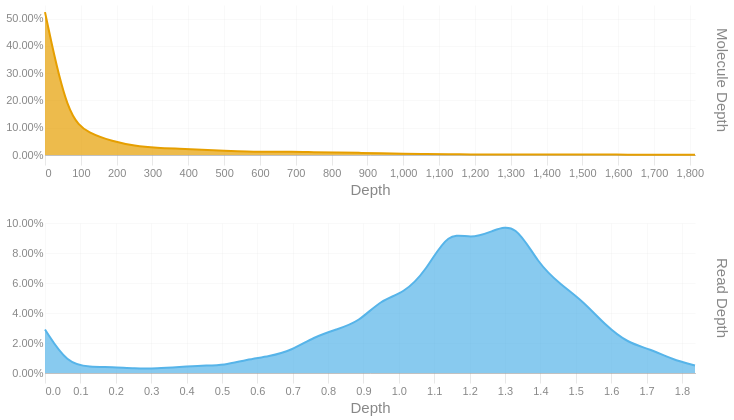

Notebook code for this chart:
### Code cell
readdep = depth_hist(tb['Read Depth'], q99, 3)
readdep = readdep.with_columns(pl.lit('Read Depth').alias('Metric'))
if not SKIPLR:
    moldep = depth_hist(tb['Molecule Depth'], mol_q99, 1)
    moldep = moldep.with_columns(pl.lit('Molecule Depth').alias('Metric'))
    _hist = pl.concat([readdep, moldep])
    _hist = _hist.filter(pl.col('Proportion') != 0)
    with SafeRender(_hist):
        (
            alt.Chart(_hist)        
            .mark_area(interpolate = "basis")
            .encode(
                x=alt.X('Bin:Q').scale(domainMin=0).axis(alt.Axis(title='Depth')),
                y = alt.Y('Proportion:Q', title = None).axis(format = '.2%'),
                color = alt.Color('Metric:N').legend(None),
                row = alt.Row("Metric:N").header(title = None, labelOrient = 'right'),
                tooltip = [
                    alt.Tooltip("Metric:N", title = "Metric"),
                    alt.Tooltip('Interval:N', title = "Depth Interval"),
                    alt.Tooltip('Proportion:Q', title = "% Alignments").format('.2%')
                ]
            )
            .resolve_scale(x='independent', y='independent')
            .properties(
                height = 150, width = 650,
                usermeta={'embedOptions': {'downloadFileName': f'{samplename}.depth.hist'}}
            )
        ).display()
else:
    readdep = readdep.filter(pl.col('Proportion') != 0)
    with SafeRender(readdep):
        (
            alt.Chart(readdep)        
            .mark_area(interpolate = "basis")
            .encode(
                x=alt.X('Bin:Q').scale(domainMin=0).axis(alt.Axis(title='Depth')),
                y = alt.Y('Proportion:Q', title = None).axis(format = '.2%'),
                tooltip = [
                    alt.Tooltip('Interval:N', title = "Depth Interval"),
                    alt.Tooltip('Proportion:Q', title = "% Alignments").format('.2%')
                ]
            )
            .properties(
                usermeta={'embedOptions': {'downloadFileName': f'{samplename}.depth.hist'}}
            )
        ).display()

### Figure 1 — Vega-Lite specification as saved in the notebook (floating-point values rounded to 4 significant figures)
{"width": 650, "height": 150, "config": {"title": {"anchor": "start", "dy": -15, "fontSize": 18, "color": "#888888", "subtitleColor": "#888888", "subtitleFontSize": 14}, "arc": {"fill": "#0072B2"}, "axis": {"domainColor": "#888888", "domainWidth": 0.5, "gridWidth": 0.2, "grid": false, "titleFontWeight": 400, "titleFontSize": 15, "labelFontSize": 11, "labelColor": "#888888", "tickColor": "#888888", "tickWidth": 0.2, "titleColor": "#888888"}, "axisBand": {"grid": false}, "axisX": {"grid": true, "tickSize": 10, "domainCap": "round"}, "axisY": {"domain": false, "grid": true, "tickSize": 0, "domainCap": "round"}, "background": "transparent", "header": {"labelFontSize": 15, "labelColor": "#888888", "titleFontSize": 15, "titleFontWeight": 600, "titleColor": "#888888"}, "legend": {"labelFont": "sans-serif", "labelFontSize": 12, "labelColor": "#888888", "symbolSize": 100, "symbolType": "circle", "titleFontSize": 12, "titlePadding": 10, "titleColor": "#888888", "title": null}, "range": {"category": ["#E69F00", "#56B4E9", "#009E73", "#F0E442", "#0072B2", "#D55E00", "#CC79A7", "#000000"], "diverging": ["#cfe8f3", "#a2d4ec", "#73bfe2", "#46abdb", "#1696d2", "#12719e"]}, "area": {"fill": "#0072B2", "fillOpacity": 0.7, "line": true, "strokeOpacity": 0.7}, "line": {"color": "#0072B2", "stroke": "#0072B2", "strokeWidth": 2}, "trail": {"color": "#0072B2", "stroke": "#0072B2", "strokeWidth": 0, "size": 1}, "point": {"filled": true, "fillOpacity": 1.0, "size": 95}, "text": {"color": "#888888", "fontSize": 11, "align": "right", "fontWeight": 400, "size": 11}, "bar": {"fill": "#0072B2", "stroke": null}, "view": {"stroke": null, "continuousWidth": 660, "continuousHeight": 400}}, "data": {"name": "data-5e650a7ca3378998ffef3e34d2494cb7"}, "mark": {"type": "area", "interpolate": "basis"}, "encoding": {"color": {"field": "Metric", "legend": null, "type": "nominal"}, "row": {"field": "Metric", "header": {"title": null, "labelOrient": "right"}, "type": "nominal"}, "tooltip": [{"field": "Metric", "title": "Metric", "type": "nominal"}, {"field": "Interval", "title": "Depth Interval", "type": "nominal"}, {"field": "Proportion", "format": ".2%", "title": "% Alignments", "type": "quantitative"}], "x": {"axis": {"title": "Depth"}, "field": "Bin", "scale": {"domainMin": 0}, "type": "quantitative"}, "y": {"axis": {"format": ".2%"}, "field": "Proportion", "title": null, "type": "quantitative"}}, "resolve": {"scale": {"x": "independent", "y": "independent"}}, "usermeta": {"embedOptions": {"downloadFileName": "S1_Tusket_007.depth.hist"}}, "$schema": "https://vega.github.io/schema/vega-lite/v6.1.0.json", "datasets": {"data-5e650a7ca3378998ffef3e34d2494cb7": [{"Bin": 0.0, "Interval": "0.0-0.063", "Proportion": 0.029, "Metric": "Read Depth"}, {"Bin": 0.063, "Interval": "0.063-0.127", "Proportion": 0.006, "Metric": "Read Depth"}, {"Bin": 0.127, "Interval": "0.127-0.19", "Proportion": 0.004, "Metric": "Read Depth"}, {"Bin": 0.19, "Interval": "0.19-0.253", "Proportion": 0.004, "Metric": "Read Depth"}, {"Bin": 0.253, "Interval": "0.253-0.317", "Proportion": 0.003, "Metric": "Read Depth"}, {"Bin": 0.317, "Interval": "0.317-0.38", "Proportion": 0.003, "Metric": "Read Depth"}, {"Bin": 0.38, "Interval": "0.38-0.443", "Proportion": 0.004, "Metric": "Read Depth"}, {"Bin": 0.443, "Interval": "0.443-0.507", "Proportion": 0.005, "Metric": "Read Depth"}, {"Bin": 0.507, "Interval": "0.507-0.57", "Proportion": 0.005, "Metric": "Read Depth"}, {"Bin": 0.57, "Interval": "0.57-0.633", "Proportion": 0.009, "Metric": "Read Depth"}, {"Bin": 0.633, "Interval": "0.633-0.697", "Proportion": 0.011, "Metric": "Read Depth"}, {"Bin": 0.697, "Interval": "0.697-0.76", "Proportion": 0.015, "Metric": "Read Depth"}, {"Bin": 0.76, "Interval": "0.76-0.823", "Proportion": 0.024, "Metric": "Read Depth"}, {"Bin": 0.823, "Interval": "0.823-0.887", "Proportion": 0.029, "Metric": "Read Depth"}, {"Bin": 0.887, "Interval": "0.887-0.95", "Proportion": 0.034, "Metric": "Read Depth"}, {"Bin": 0.95, "Interval": "0.95-1.013", "Proportion": 0.049, "Metric": "Read Depth"}, {"Bin": 1.013, "Interval": "1.013-1.077", "Proportion": 0.053, "Metric": "Read Depth"}, {"Bin": 1.077, "Interval": "1.077-1.14", "Proportion": 0.068, "Metric": "Read Depth"}, {"Bin": 1.14, "Interval": "1.14-1.203", "Proportion": 0.095, "Metric": "Read Depth"}, {"Bin": 1.203, "Interval": "1.203-1.267", "Proportion": 0.089, "Metric": "Read Depth"}, {"Bin": 1.267, "Interval": "1.267-1.33", "Proportion": 0.095, "Metric": "Read Depth"}, {"Bin": 1.33, "Interval": "1.33-1.393", "Proportion": 0.1, "Metric": "Read Depth"}, {"Bin": 1.393, "Interval": "1.393-1.457", "Proportion": 0.073, "Metric": "Read Depth"}, {"Bin": 1.457, "Interval": "1.457-1.52", "Proportion": 0.059, "Metric": "Read Depth"}, {"Bin": 1.52, "Interval": "1.52-1.583", "Proportion": 0.048, "Metric": "Read Depth"}, {"Bin": 1.583, "Interval": "1.583-1.647", "Proportion": 0.032, "Metric": "Read Depth"}, {"Bin": 1.647, "Interval": "1.647-1.71", "Proportion": 0.02, "Metric": "Read Depth"}, {"Bin": 1.71, "Interval": "1.71-1.773", "Proportion": 0.016, "Metric": "Read Depth"}, {"Bin": 1.773, "Interval": "1.773-1.837", "Proportion": 0.009, "Metric": "Read Depth"}, {"Bin": 1.837, "Interval": "1.837-1.9", "Proportion": 0.005, "Metric": "Read Depth"}, {"Bin": 0.0, "Interval": "0.0-62.6", "Proportion": 0.524, "Metric": "Molecule Depth"}, {"Bin": 62.6, "Interval": "62.6-125.1", "Proportion": 0.135, "Metric": "Molecule Depth"}, {"Bin": 125.1, "Interval": "125.1-187.7", "Proportion": 0.078, "Metric": "Molecule Depth"}, {"Bin": 187.7, "Interval": "187.7-250.3", "Proportion": 0.051, "Metric": "Molecule Depth"}, {"Bin": 250.3, "Interval": "250.3-312.9", "Proportion": 0.033, "Metric": "Molecule Depth"}, {"Bin": 312.9, "Interval": "312.9-375.4", "Proportion": 0.026, "Metric": "Molecule Depth"}, {"Bin": 375.4, "Interval": "375.4-438.0", "Proportion": 0.023, "Metric": "Molecule Depth"}, {"Bin": 438.0, "Interval": "438.0-500.6", "Proportion": 0.019, "Metric": "Molecule Depth"}, {"Bin": 500.6, "Interval": "500.6-563.1", "Proportion": 0.015, "Metric": "Molecule Depth"}, {"Bin": 563.1, "Interval": "563.1-625.7", "Proportion": 0.013, "Metric": "Molecule Depth"}, {"Bin": 625.7, "Interval": "625.7-688.3", "Proportion": 0.011, "Metric": "Molecule Depth"}, {"Bin": 688.3, "Interval": "688.3-750.8", "Proportion": 0.012, "Metric": "Molecule Depth"}, {"Bin": 750.8, "Interval": "750.8-813.4", "Proportion": 0.01, "Metric": "Molecule Depth"}, {"Bin": 813.4, "Interval": "813.4-876.0", "Proportion": 0.009, "Metric": "Molecule Depth"}, {"Bin": 876.0, "Interval": "876.0-938.6", "Proportion": 0.008, "Metric": "Molecule Depth"}, {"Bin": 938.6, "Interval": "938.6-1001.1", "Proportion": 0.006, "Metric": "Molecule Depth"}, {"Bin": 1001.0, "Interval": "1001.1-1063.7", "Proportion": 0.005, "Metric": "Molecule Depth"}, {"Bin": 1064.0, "Interval": "1063.7-1126.3", "Proportion": 0.003, "Metric": "Molecule Depth"}, {"Bin": 1126.0, "Interval": "1126.3-1188.8", "Proportion": 0.003, "Metric": "Molecule Depth"}, {"Bin": 1189.0, "Interval": "1188.8-1251.4", "Proportion": 0.002, "Metric": "Molecule Depth"}, {"Bin": 1251.0, "Interval": "1251.4-1314.0", "Proportion": 0.002, "Metric": "Molecule Depth"}, {"Bin": 1314.0, "Interval": "1314.0-1376.6", "Proportion": 0.002, "Metric": "Molecule Depth"}, {"Bin": 1377.0, "Interval": "1376.6-1439.1", "Proportion": 0.002, "Metric": "Molecule Depth"}, {"Bin": 1439.0, "Interval": "1439.1-1501.7", "Proportion": 0.002, "Metric": "Molecule Depth"}, {"Bin": 1502.0, "Interval": "1501.7-1564.3", "Proportion": 0.002, "Metric": "Molecule Depth"}, {"Bin": 1564.0, "Interval": "1564.3-1626.8", "Proportion": 0.002, "Metric": "Molecule Depth"}, {"Bin": 1627.0, "Interval": "1626.8-1689.4", "Proportion": 0.001, "Metric": "Molecule Depth"}, {"Bin": 1689.0, "Interval": "1689.4-1752.0", "Proportion": 0.001, "Metric": "Molecule Depth"}, {"Bin": 1752.0, "Interval": "1752.0-1814.5", "Proportion": 0.001, "Metric": "Molecule Depth"}, {"Bin": 1814.0, "Interval": "1814.5-1877.12", "Proportion": 0.001, "Metric": "Molecule Depth"}]}}
